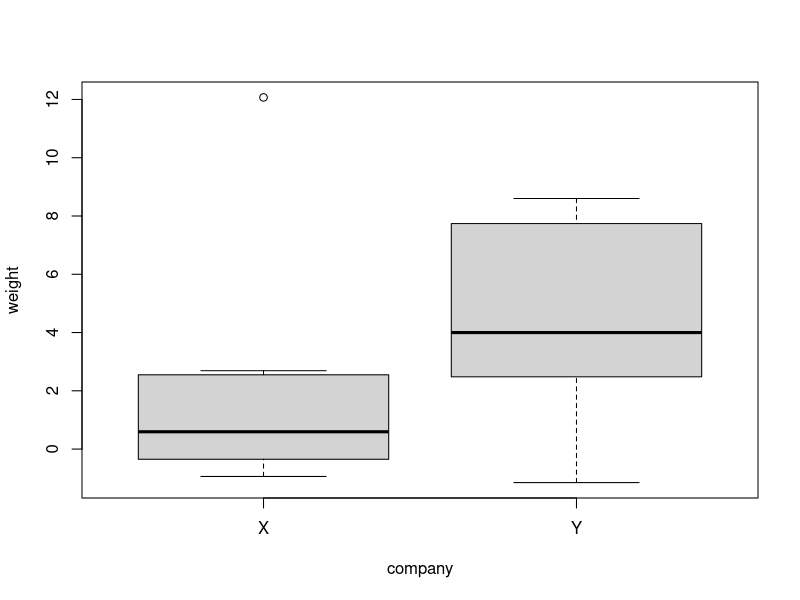

The R script that drew this image:
g0 = c(1.15,0.88,0.9,0.74,1.21)
mean0 = mean(g0)
mean0
var00 = var(g0)
var00
s0 = log(var00)
s0
g1 = g0[c(2,3,4,5)]
mean1 = mean(g1)
mean1
var1 = sum((g1-mean1)^2)/3
var1
var11 = var(g1)
var11
s1 = log(var11)
s1
g2 = g0[c(1,3,4,5)]
mean2 = mean(g2)
mean2
var22 = var(g2)
var22
s2 = log(var22)
s2
g3 = g0[c(1,2,4,5)]
mean3 = mean(g3)
mean3
var33 = var(g3)
var33
s3 = log(var33)
s3
g4 = g0[c(1,2,3,5)]
mean4 = mean(g4)
mean4
var44 = var(g4)
var44
s4 = log(var44)
s4
g5 = g0[c(1,2,3,4)]
mean5 = mean(g5)
mean5
var55 = var(g5)
var55
s5 = log(var55)
s5
A1 = 5*s0-4*s1
A2 = 5*s0-4*s2
A3 = 5*s0-4*s3
A4 = 5*s0-4*s4
A5 = 5*s0-4*s5
Alist = c(A1,A2,A3,A4,A5)
Amean = mean(Alist)
h0 = c(0.8,0.83,1.89,1.04,1.45,1.38,1.91,1.64,0.73,1.46)
Mean0 = mean(h0)
Mean0
Var0 = var(h0)
Var0
t0 = log(Var0)
t0
h1 = h0[c(-1)]
h1
Mean1 = mean(h1)
Mean1
Var1 = var(h1)
Var1
t1 = log(Var1)
t1

h2 = h0[c(-2)]
h2
Mean2 = mean(h2)
Mean2
Var2 = var(h2)
Var2
t2 = log(Var2)
t2

h3 = h0[c(-3)]
h3
Mean3 = mean(h3)
Mean3
Var3 = var(h3)
Var3
t3 = log(Var3)
t3

h4 = h0[c(-4)]
h4
Mean4 = mean(h4)
Mean4
Var4 = var(h4)
Var4
t4 = log(Var4)
t4

h5 = h0[c(-5)]
h5
Mean5 = mean(h5)
Mean5
Var5 = var(h5)
Var5
t5 = log(Var5)
t5

h6 = h0[c(-6)]
h6
Mean6 = mean(h6)
Mean6
Var6= var(h6)
Var6
t6 = log(Var6)
t6

h7 = h0[c(-7)]
h7
Mean7 = mean(h7)
Mean7
Var7= var(h7)
Var7
t7 = log(Var7)
t7

h8 = h0[c(-8)]
h8
Mean8 = mean(h8)
Mean8
Var8= var(h8)
Var8
t8 = log(Var8)
t8

h9 = h0[c(-9)]
h9
Mean9 = mean(h9)
Mean9
Var9= var(h9)
Var9
t9 = log(Var9)
t9

h10 = h0[c(-10)]
h10
Mean10 = mean(h10)
Mean10
Var10= var(h10)
Var10
t10 = log(Var10)
t10

B1 = 10*t0-9*t1
B2 = 10*t0-9*t2
B3 = 10*t0-9*t3
B4 = 10*t0-9*t4
B5 = 10*t0-9*t5
B6 = 10*t0-9*t6
B7 = 10*t0-9*t7
B8 = 10*t0-9*t8
B9 = 10*t0-9*t9
B10 = 10*t0-9*t10
Blist = c(B1,B2,B3,B4,B5,B6,B7,B8,B9,B10)
Bmean = mean(Blist)

U = var(Alist)/5
V = var(Blist)/10

Q = (Amean-Bmean)/(sqrt(U+V))
Q

Y <- c(-0.15,8.6,5,3.71,4.29,7.74,2.48,3.25,-1.15,8.38)
X <- c(2.55,12.07,0.46,0.35,2.69,-0.94,1.73,0.73,-0.35,-0.37)
dat <- data.frame(weight = c(Y,X), 
                  company = rep(c("Y","X"), each=10))
boxplot(weight ~ company, data = dat)
wilcox.test(weight~company,data=dat,alternative="two.sided")
wilcox.test(x=c(2.55,12.07,0.46,0.35,2.69,-0.94,1.73,0.73,-0.35,-0.37),y=c(-0.15,8.6,5,3.71,4.29,7.74,2.48,3.25,-1.15,8.38),alternative ="two.sided")

?ks.test()
### KS Test on Y ~ N(4,9)
ks.test(Y,"pnorm",mean=4,sd=3)
ks.test(c(-0.15,8.6,5,3.71,4.29,7.74,2.48,3.25,-1.15,8.38),"pnorm",mean=4,sd=3)
### KS Test on X and Y if has same distribution
ks.test(x=X,y=Y,alternative = "two.sided")
ks.test(x=c(2.55,12.07,0.46,0.35,2.69,-0.94,1.73,0.73,-0.35,-0.37),y=c(-0.15,8.6,5,3.71,4.29,7.74,2.48,3.25,-1.15,8.38),alternative = "two.sided")